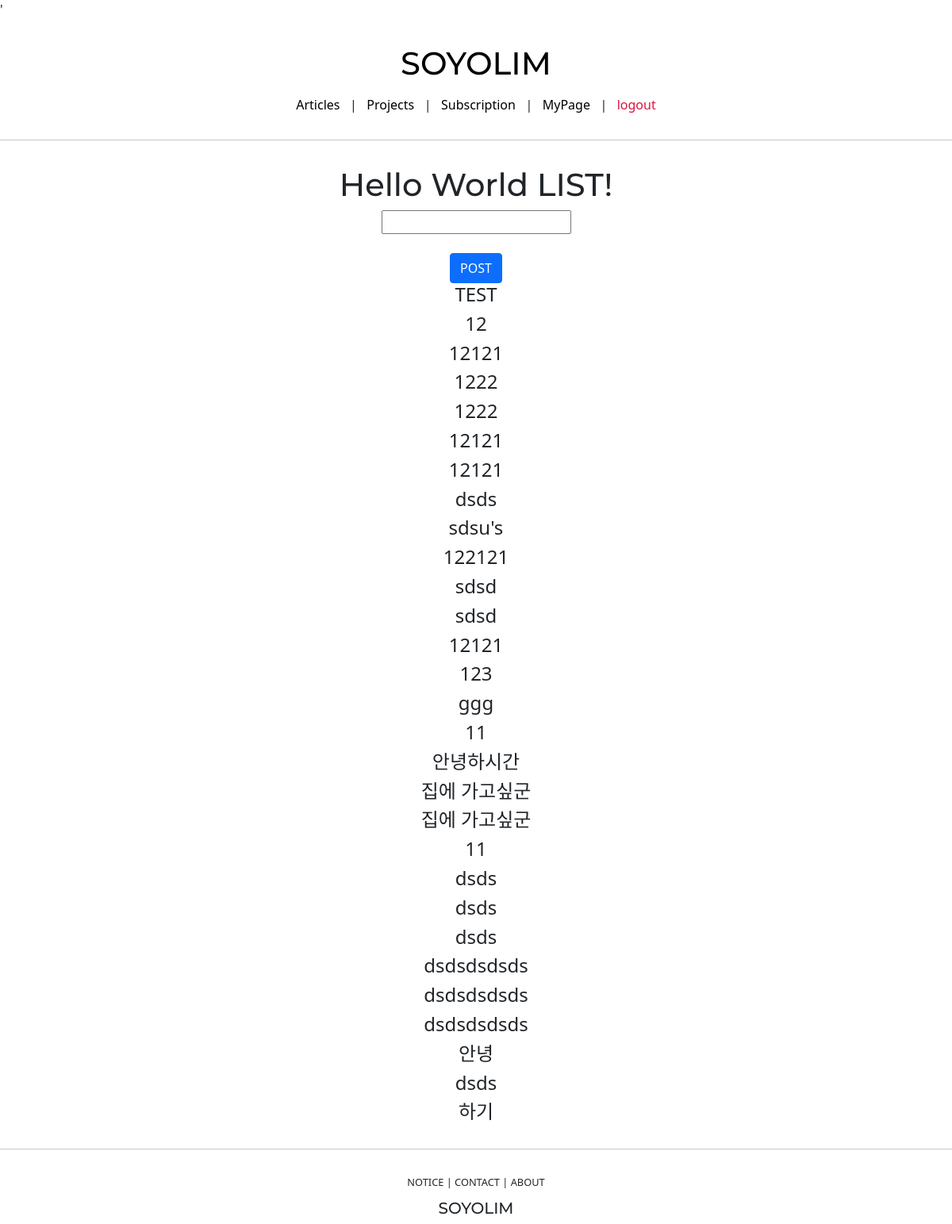
Before: /accounts/hello_world/ (signed in) with the older database file.
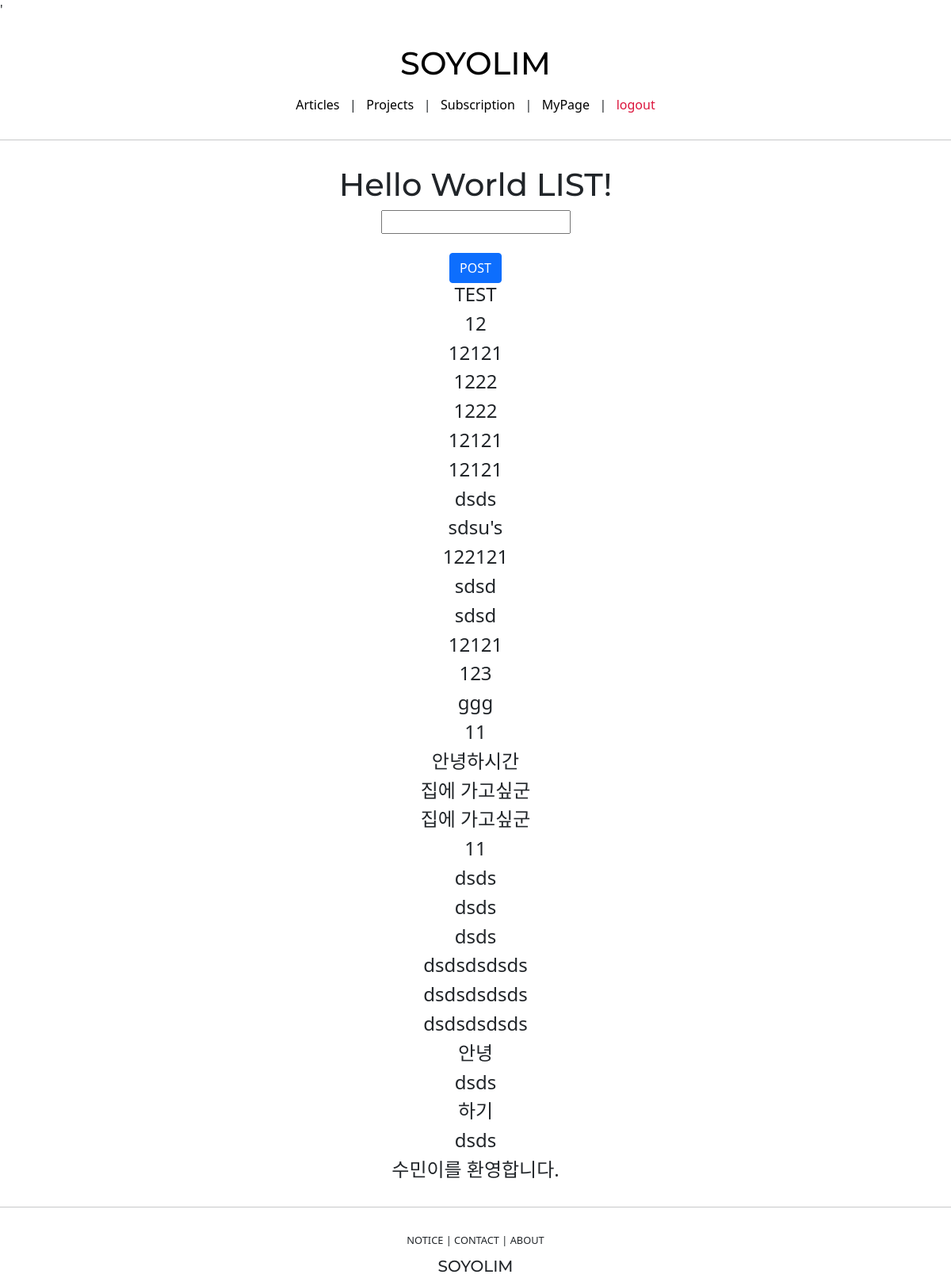
After: the same page with the newer database file.
### accountapp/models.py (models this page shows)
class HelloWorld(models.Model):
    text = models.CharField(max_length=255, null=False)

### accountapp/views.py (the view)
# urls.py: path('hello_world/',hello_world, name = 'hello_world'),
@login_required
def hello_world(request):
        if request.method == "POST":
            temp = request.POST.get('hello_world_input')
            new_hello_world = HelloWorld()
            new_hello_world.text = temp
            new_hello_world.save()
            return HttpResponseRedirect(reverse('accountapp:hello_world'))
        else:
            hello_world_list = HelloWorld.objects.all()
            return render(request,"accountapp/hello_world.html",context={'hello_world_list': hello_world_list})

### accountapp/templates/accountapp/hello_world.html (shortened to what this page needs)
{% extends 'base.html' %}
{% block content %}
<div style="border-radius: 1rem; margin: 2rem; text-align: center" xmlns="http://www.w3.org/1999/html">
      <h1 style = "font-family: 'Montserrat', sans-serif;">
        Hello World LIST!
      </h1>
        <form action="/accounts/hello_world/" method ="post" >
            <div>
               <input type="text" name="hello_world_input">
            </div></br>
            <div>
               <input type="submit" class="btn btn-primary" value="POST">
            </div>
        </form>
        {% if hello_world_list %}
            {% for hello_world in hello_world_list %}
            <h4>
                {{ hello_world.text }}
            </h4>
            {% endfor %}
        {% endif %}
    </div>
{% endblock %}

Changed rows visible on the page:
added HelloWorld: text "dsds"
added HelloWorld: text "수민이를 환영합니다."
